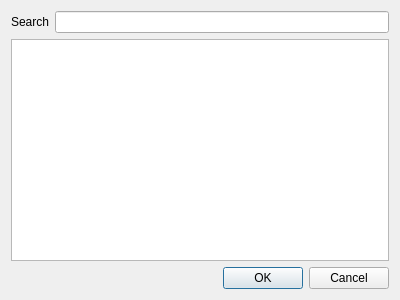
<?xml version="1.0" encoding="UTF-8"?>
<ui version="4.0">
 <class>SelectableResource</class>
 <widget class="QDialog" name="SelectableResource">
  <property name="geometry">
   <rect>
    <x>0</x>
    <y>0</y>
    <width>400</width>
    <height>300</height>
   </rect>
  </property>
  <property name="windowTitle">
   <string>Dialog</string>
  </property>
  <layout class="QGridLayout" name="gridLayout">
   <item row="0" column="0">
    <widget class="QLabel" name="label">
     <property name="text">
      <string>Search</string>
     </property>
    </widget>
   </item>
   <item row="0" column="1">
    <widget class="QLineEdit" name="search"/>
   </item>
   <item row="1" column="0" colspan="2">
    <widget class="QListWidget" name="list"/>
   </item>
   <item row="2" column="0" colspan="2">
    <widget class="QDialogButtonBox" name="buttonBox">
     <property name="orientation">
      <enum>Qt::Horizontal</enum>
     </property>
     <property name="standardButtons">
      <set>QDialogButtonBox::Cancel|QDialogButtonBox::Ok</set>
     </property>
    </widget>
   </item>
  </layout>
 </widget>
 <resources/>
 <connections>
  <connection>
   <sender>buttonBox</sender>
   <signal>accepted()</signal>
   <receiver>SelectableResource</receiver>
   <slot>accept()</slot>
   <hints>
    <hint type="sourcelabel">
     <x>248</x>
     <y>254</y>
    </hint>
    <hint type="destinationlabel">
     <x>157</x>
     <y>274</y>
    </hint>
   </hints>
  </connection>
  <connection>
   <sender>buttonBox</sender>
   <signal>rejected()</signal>
   <receiver>SelectableResource</receiver>
   <slot>reject()</slot>
   <hints>
    <hint type="sourcelabel">
     <x>316</x>
     <y>260</y>
    </hint>
    <hint type="destinationlabel">
     <x>286</x>
     <y>274</y>
    </hint>
   </hints>
  </connection>
 </connections>
</ui>
